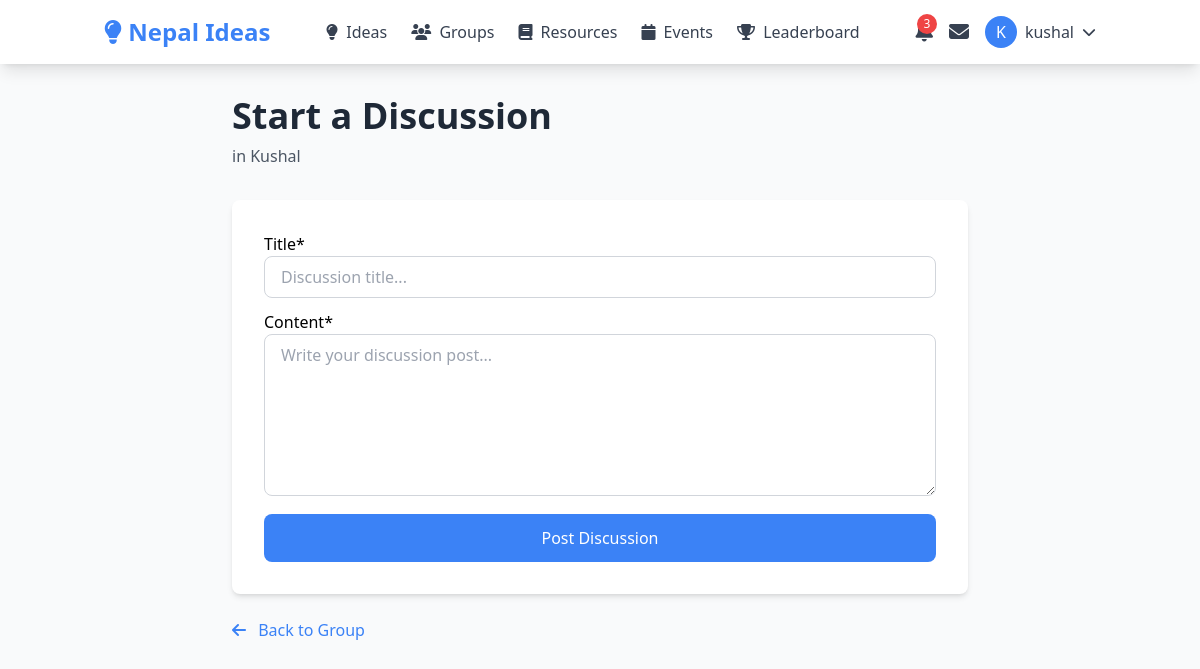
/groups/kushal/discussion/create/ (signed in), run on the app's committed database.
### users/models.py (models this page shows, shortened)
class User(AbstractUser):
    ROLE_CHOICES = [
        ('innovator', 'Innovator'),
        ('educator', 'Educator'),
        ('student', 'Student'),
        ('moderator', 'Moderator'),
        ('admin', 'Admin'),
    ]
    role = models.CharField(max_length=20, choices=ROLE_CHOICES, default='student')
    bio = models.TextField(blank=True, null=True)
    expertise = models.CharField(max_length=255, blank=True, null=True)
    profile_picture = models.ImageField(
        upload_to='profile_pics/',
        blank=True,
        null=True,
        validators=[FileExtensionValidator(allowed_extensions=['jpg', 'jpeg', 'png'])]
    )
    region = models.CharField(max_length=100, blank=True, null=True)
    skill_level = models.CharField(
        max_length=50,
        choices=[
            ('beginner', 'Beginner'),
            ('intermediate', 'Intermediate'),
            ('advanced', 'Advanced'),
            ('expert', 'Expert'),
        ],
        default='beginner'
    )
    followers = models.ManyToManyField(
        'self',
        symmetrical=False,
        related_name='following',
        blank=True
    )
    created_at = models.DateTimeField(auto_now_add=True)
    updated_at = models.DateTimeField(auto_now=True)
    class Meta:
        ordering = ['-created_at']

### groups/models.py (models this page shows, shortened)
class Group(models.Model):
    name = models.CharField(max_length=200)
    slug = models.SlugField(max_length=220, unique=True, blank=True)
    description = models.TextField()
    topic = models.CharField(max_length=100)
    created_by = models.ForeignKey(settings.AUTH_USER_MODEL, on_delete=models.CASCADE, related_name='created_groups')
    members = models.ManyToManyField(settings.AUTH_USER_MODEL, through='GroupMembership', related_name='joined_groups')
    is_private = models.BooleanField(default=False)
    image = models.ImageField(upload_to='group_images/', blank=True, null=True)
    created_at = models.DateTimeField(auto_now_add=True)
    updated_at = models.DateTimeField(auto_now=True)
    class Meta:
        ordering = ['-created_at']

### groups/views.py (the view)
# urls.py: path('<slug:slug>/discussion/create/', views.discussion_create, name='discussion_create'),
@login_required
def discussion_create(request, slug):
    group = get_object_or_404(Group, slug=slug)
    membership = GroupMembership.objects.filter(group=group, user=request.user).first()
    if not membership:
        messages.error(request, 'You must be a member of the group to create discussions.')
        return redirect('groups:detail', slug=slug)
    if request.method == 'POST':
        form = GroupDiscussionForm(request.POST)
        if form.is_valid():
            discussion = form.save(commit=False)
            discussion.group = group
            discussion.author = request.user
            discussion.save()
            messages.success(request, 'Discussion created successfully!')
            return redirect('groups:discussion_detail', slug=slug, discussion_id=discussion.id)
    else:
        form = GroupDiscussionForm()
    context = {'form': form, 'group': group}
    return render(request, 'groups/discussion_create.html', context)

### groups/forms.py
class GroupDiscussionForm(forms.ModelForm):
    class Meta:
        model = GroupDiscussion
        fields = ['title', 'content']
        widgets = {
            'content': forms.Textarea(attrs={'rows': 6, 'placeholder': 'Write your discussion post...'}),
            'title': forms.TextInput(attrs={'placeholder': 'Discussion title...'}),
        }
    def __init__(self, *args, **kwargs):
        super().__init__(*args, **kwargs)
        self.helper = FormHelper()
        self.helper.form_method = 'post'
        self.helper.layout = Layout(
            Field('title', css_class='w-full px-4 py-2 border border-gray-300 rounded-lg focus:ring-2 focus:ring-primary focus:border-transparent'),
            Field('content', css_class='w-full px-4 py-2 border border-gray-300 rounded-lg focus:ring-2 focus:ring-primary focus:border-transparent'),
            Submit('submit', 'Post Discussion', css_class='w-full bg-primary text-white px-6 py-3 rounded-lg hover:bg-blue-600 transition duration-200')
        )

### templates/groups/discussion_create.html (shortened to what this page needs)
{% extends 'base.html' %}
{% load crispy_forms_tags %}
{% block content %}
<div class="container mx-auto px-4 py-8 max-w-3xl">
    <div class="mb-8">
        <h1 class="text-4xl font-bold text-gray-800">Start a Discussion</h1>
        <p class="text-gray-600 mt-2">in {{ group.name }}</p>
    </div>
    <div class="bg-white rounded-lg shadow-md p-8">
        {% crispy form %}
    </div>
    <div class="mt-6">
        <a href="{% url 'groups:detail' group.slug %}" class="text-primary hover:text-blue-600 transition duration-200">
            <i class="fas fa-arrow-left mr-2"></i> Back to Group
        </a>
    </div>
</div>
{% endblock %}

### templates/partials/navbar.html (shortened to what this page needs)
{% load static %}
<nav class="bg-white shadow-lg">
    <div class="container mx-auto px-4">
        <div class="flex justify-between items-center py-4">
            <div class="flex items-center space-x-4">
                <a href="{% url 'home' %}" class="text-2xl font-bold text-primary">
                    <i class="fas fa-lightbulb"></i> Nepal Ideas
                </a>
            </div>
            <div class="hidden md:flex items-center space-x-6">
                <a href="{% url 'ideas:list' %}" class="text-gray-700 hover:text-primary transition">
                    <i class="fas fa-lightbulb mr-1"></i> Ideas
                </a>
                <a href="{% url 'groups:list' %}" class="text-gray-700 hover:text-primary transition">
                    <i class="fas fa-users mr-1"></i> Groups
                </a>
                <a href="{% url 'resources:list' %}" class="text-gray-700 hover:text-primary transition">
                    <i class="fas fa-book mr-1"></i> Resources
                </a>
                <a href="{% url 'events:list' %}" class="text-gray-700 hover:text-primary transition">
                    <i class="fas fa-calendar mr-1"></i> Events
                </a>
                <a href="{% url 'gamification:leaderboard' %}" class="text-gray-700 hover:text-primary transition">
                    <i class="fas fa-trophy mr-1"></i> Leaderboard
                </a>
            </div>
            <div class="flex items-center space-x-4">
                {% if user.is_authenticated %}
                    <a href="{% url 'notifications:list' %}" class="text-gray-700 hover:text-primary transition relative">
                        <span class="absolute -top-1 -right-1 bg-red-500 text-white text-xs rounded-full h-5 w-5 flex items-center justify-center">3</span>
                    </a>
                    <a href="{% url 'messaging:inbox' %}" class="text-gray-700 hover:text-primary transition">
                        <i class="fas fa-envelope text-xl"></i>
                    </a>
                    <div class="relative group">
                        <button class="flex items-center space-x-2 text-gray-700 hover:text-primary transition">
                            {% if user.profile_picture %}
                                <img src="{{ user.profile_picture.url }}" alt="{{ user.username }}" class="w-8 h-8 rounded-full">
                            {% else %}
                                <div class="w-8 h-8 rounded-full bg-primary text-white flex items-center justify-center">
                                    {{ user.username|first|upper }}
                                </div>
                            {% endif %}
                            <span>{{ user.username }}</span>
                            <i class="fas fa-chevron-down text-sm"></i>
                        </button>
                    </div>
                {% else %}
                    <a href="{% url 'users:login' %}" class="text-gray-700 hover:text-primary transition">Login</a>
                    <a href="{% url 'users:register' %}" class="bg-primary text-white px-4 py-2 rounded-md hover:bg-blue-600 transition">
                        Sign Up
                    </a>
                {% endif %}
            </div>
        </div>
    </div>
</nav>

### data on the page
User: username|first "K", username "kushal"
Group: name "Kushal"
